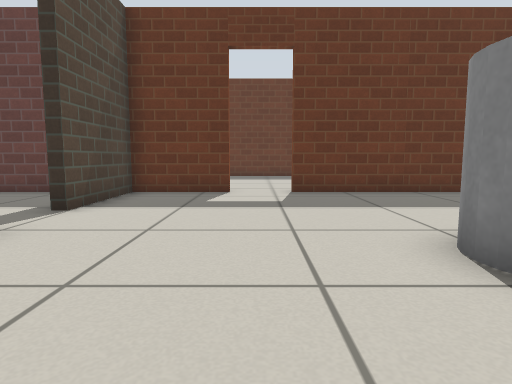
[1] (above)

16 first-person views from a walk through a Gazebo world. The camera is 0.5 m above the floor, tilts 6° down and sees 75° across. The floor is counted in squares, 0.5 m on a side. Each view is taken from the middle of a square. On the plan, view 1 faces up. The plan holds only what a view shows up to about 12 squares ahead; the rest is blank. Gazebo's built-in surfaces are drawn with simple patterns.

[2]
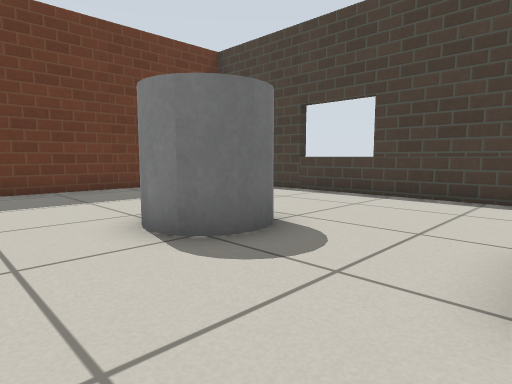

[3]
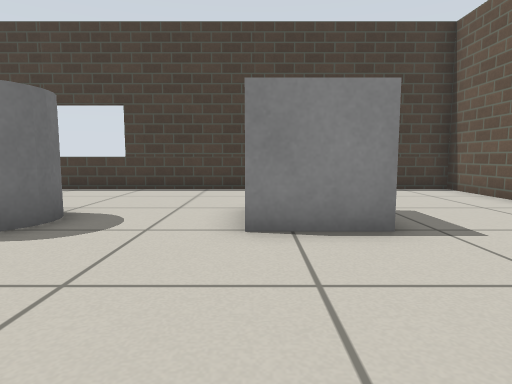

[4]
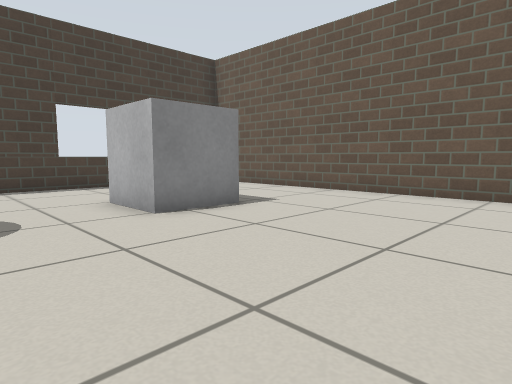

[5]
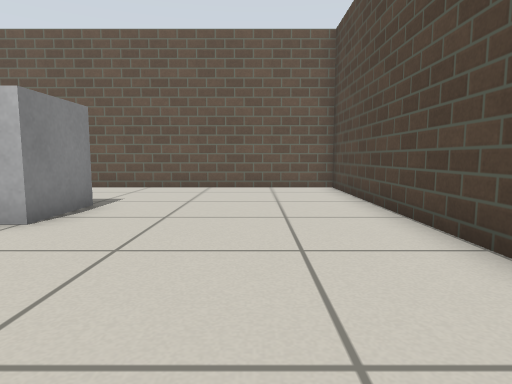

[6]
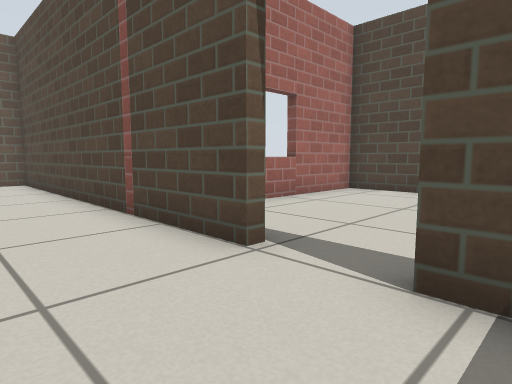

[7]
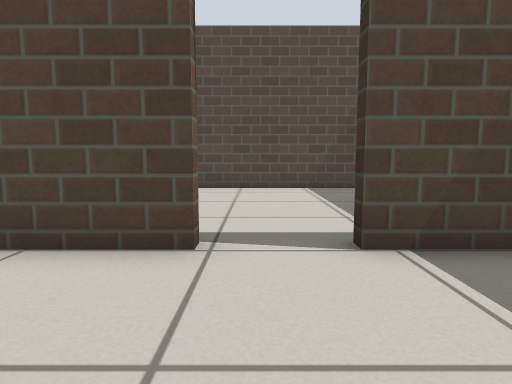

[8]
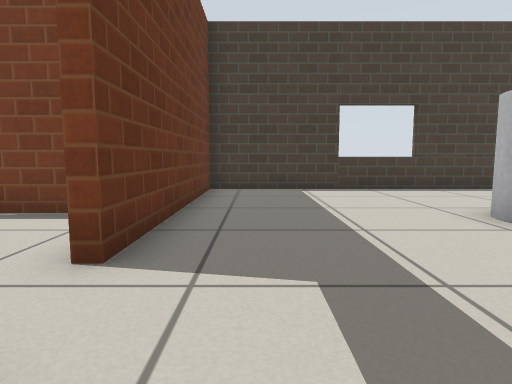

[9]
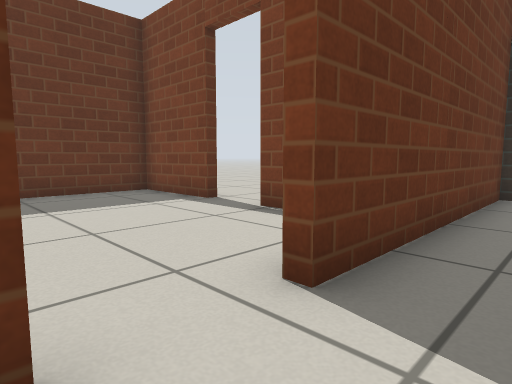

[10]
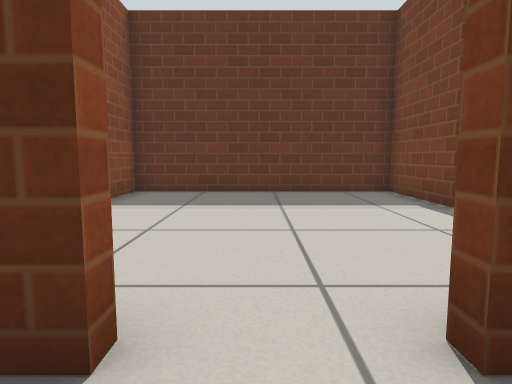

[11]
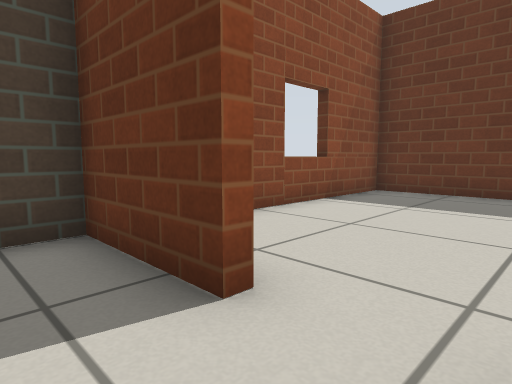

[12]
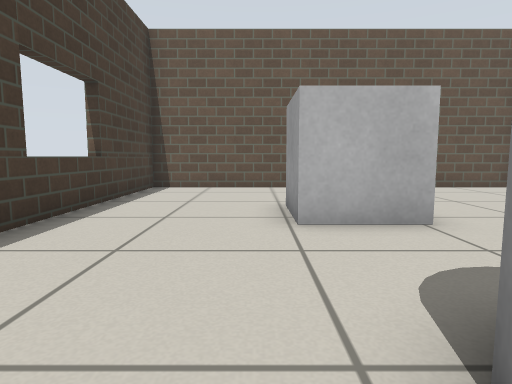

[13]
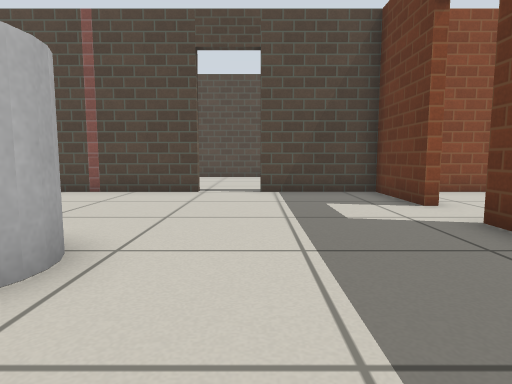

[14]
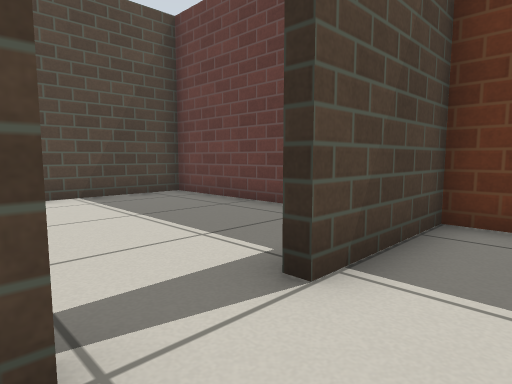

[15]
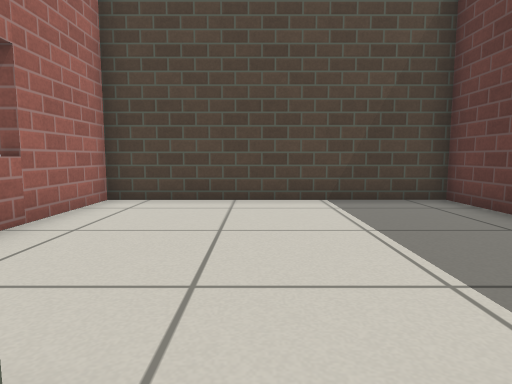

[16]
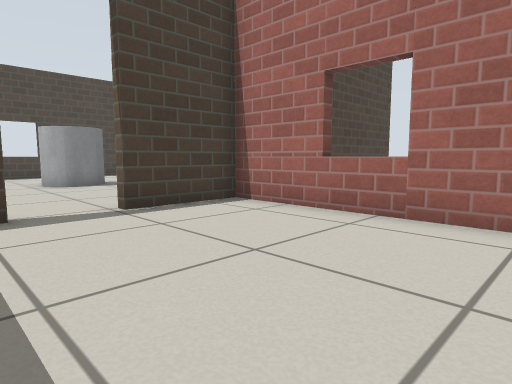

### Floor plan
Ten units are one square. View 1 is at (0, 0); x grows to the right and y downward. Boxes are objects, and circles mark ways between rooms. Rooms are numbered by the first view taken in them; rooms with no view inside come last. Other rooms are left out.
<svg viewBox="-112 -181 201 256">
<path fill="none" stroke="#000" d="M-35 -44 -35 70 84 70 84 -94 10 -94M-7 -94 -35 -94 -35 -61M-57 -94 -107 -94 -107 -15 -38 -15 -38 -44M39 -145 39 -176 -35 -176 -35 -112M39 -112 39 -127"/>
<rect x="15" y="-45" width="30" height="30" fill="#bbb"><title>grey cylinder</title></rect>
<rect x="25" y="5" width="20" height="30" fill="#bbb"><title>grey box</title></rect>
<circle cx="-40" cy="-55" r="3" fill="#2a7"/>
<circle cx="3" cy="-97" r="3" fill="#2a7"/>
<text x="20" y="-10">1</text>
<text x="-80" y="-50">2</text>
<text x="0" y="-140">3</text>
</svg>
Room 1 opens to room 2. Room 1 opens to room 3.

Where each view was taken, in squares from view 1:
view 1: 0 up, 0 right, facing up
view 2: 1 down, 0 right, facing up-right
view 3: 1 down, 2 left, facing right
view 4: 2 up, 3 left, facing down-right
view 5: 4 up, 1 left, facing down
view 6: 7 up, 1 left, facing down-left
view 7: 5 up, 0 right, facing left
view 8: 8 up, 2 left, facing right
view 9: 8 up, 1 left, facing up-right
view 10: 8 up, 0 right, facing up
view 11: 8 up, 1 right, facing up-left
view 12: 4 up, 5 right, facing down
view 13: 6 up, 6 right, facing left
view 14: 4 up, 2 left, facing up-left
view 15: 5 up, 3 left, facing left
view 16: 7 up, 10 left, facing down-right
